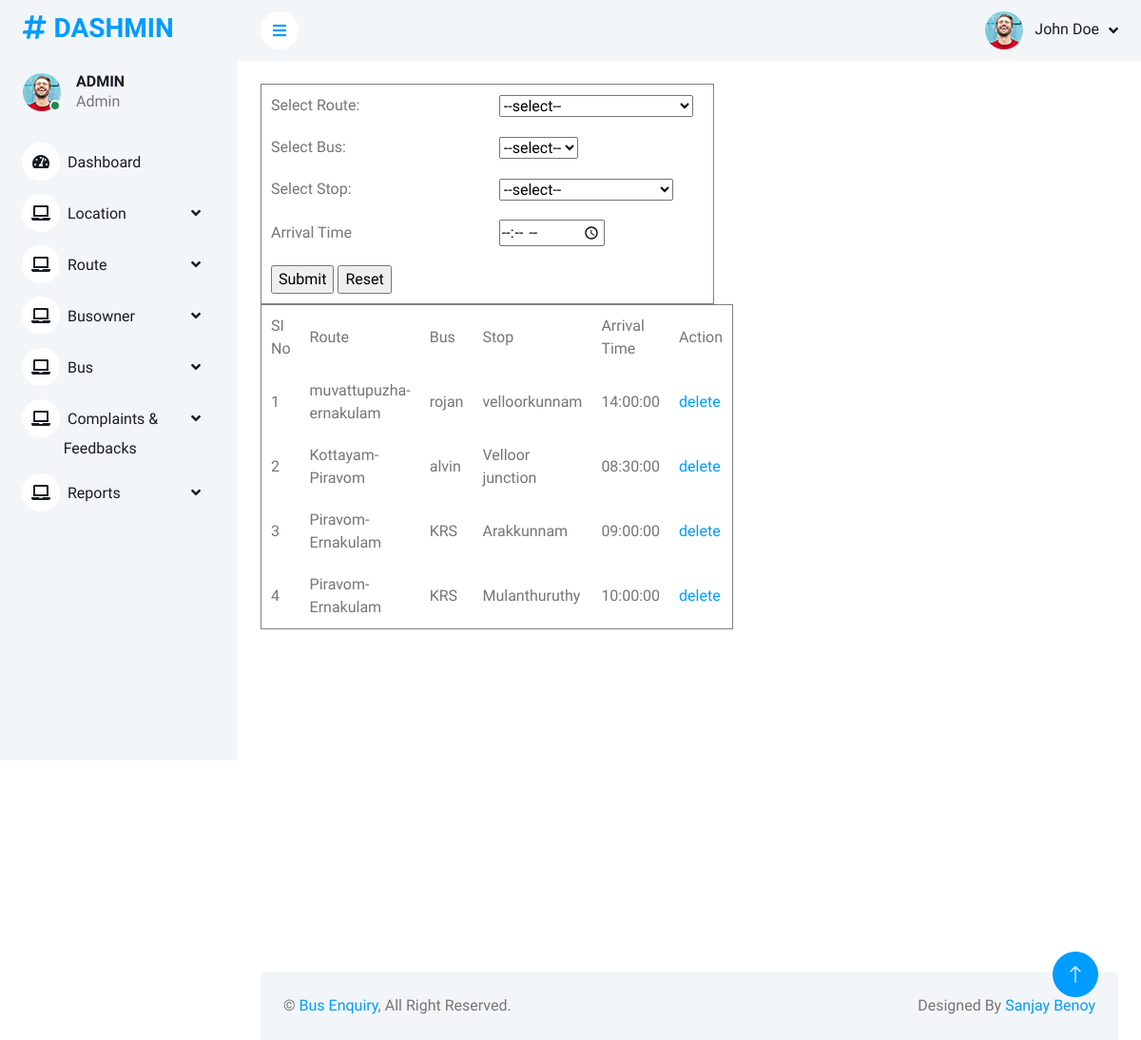
Page /PROJECT/ADMIN/BusTime.php (signed in) on the committed database.
### tables this page shows
CREATE TABLE `tbl_bustiming` (
  `bustime_id` int(11) NOT NULL,
  `bus_id` int(11) NOT NULL,
  `routestop_id` int(11) NOT NULL,
  `bus_time` time NOT NULL
);

CREATE TABLE `tbl_route` (
  `route_id` int(11) NOT NULL,
  `route_name` varchar(40) NOT NULL,
  `route_frmplace` int(11) NOT NULL,
  `route_toplace` int(11) NOT NULL
);

CREATE TABLE `tbl_busdetails` (
  `bus_id` int(11) NOT NULL,
  `bus_name` varchar(30) NOT NULL,
  `bus_regno` varchar(40) NOT NULL,
  `bus_photo` varchar(100) NOT NULL,
  `bus_status` int(11) NOT NULL,
  `bus_insno` int(11) NOT NULL,
  `bus_capacity` int(11) NOT NULL,
  `owner_id` int(11) NOT NULL,
  `route_id` int(11) NOT NULL,
  `bustype_id` int(11) NOT NULL
);

CREATE TABLE `tbl_routestop` (
  `routestop_id` int(11) NOT NULL,
  `route_id` int(11) NOT NULL,
  `bus_id` int(11) NOT NULL,
  `routestop_name` varchar(40) NOT NULL
);

### PROJECT/ADMIN/BusTime.php (the view, shortened to what this page needs)
<!DOCTYPE html PUBLIC "-//W3C//DTD XHTML 1.0 Transitional//EN" "http://www.w3.org/TR/xhtml1/DTD/xhtml1-transitional.dtd">
<html xmlns="http://www.w3.org/1999/xhtml">
<head>
</head>
<body>
  <?php
include("head.php");
     include("../Assets/Connection/Connection.php");
		?>
	<form id="form1" name="form1" method="post" action="">
	<table width="477" border="1" cellpadding="10">
	<tr>
		<td width="229">Select Route:</td>
		<td width="196"><select name="sel_route" id="sel_route" onchange="getRoute(this.value),getStop(this.value)">
		<option>--select--</option>
    </select></td>
  </tr>
  <tr>
    <td>Select Bus:</td>
    <td><select name="sel_bus" id="sel_bus">
    <option>--select--</option>
    </select></td>
  </tr>
  <tr>
    <td>Select Stop:</td>
    <td><select name="sel_stop" id="sel_stop">
    <option>--select--</option>
    </select></td>
  </tr>
  <tr>
    <td>Arrival Time</td>
    <td>
      <input type="time" name="txt_arrtime" id="txt_arrtime">
   </td>
  </tr>
  <tr>
    <td colspan="2">
      <input type="submit" name="btn_submit" id="btn_submit" value="Submit">
      <input type="reset" name="btn_reset" id="btn_reset" value="Reset">
    </td>
  </tr>
</table>
<table width="477" border="1" cellpadding="10">
<tr>
<td>SI No</td>
<td>Route</td>
<td>Bus</td>
<td>Stop</td>
<td>Arrival Time</td>
<td>Action</td>
</tr>
<?php
  $selqry1="select * from tbl_bustiming a inner join tbl_busdetails b on a.bus_id=b.bus_id inner join tbl_routestop d on a.routestop_id=d.routestop_id inner join tbl_route e on d.route_id=e.route_id";
     $row=$con->query($selqry1);
  $i=0;
  while($result=$row->fetch_assoc())
  {
	  $i++;
	  ?>
  <tr>
   <td><?php echo $i;?></td>
   <td><?php echo $result["route_name"];?></td>
   <td><?php echo $result["bus_name"]?></td>
   <td><?php echo $result["routestop_name"];?></td>
   <td><?php echo $result["bus_time"];?></td>
   <td><a href="BusTime.php?did=<?php echo $result["bustime_id"]?>">delete</a></td>
  </tr>
  <?php
 }
  ?>
  </table>
</form>
    </body>
    <?php
include("Foot.php");
?>
</html>

### PROJECT/ADMIN/css/style.css (style rules this page uses)
:root { --primary: #009CFF; --light: #F3F6F9; --dark: #191C24; }

### rows in the picture
tbl_bustiming: tbl_route.route_name "muvattupuzha-ernakulam", bus.bus_name "rojan", routestop.routestop_name "velloorkunnam", bus_time "14:00:00"
tbl_bustiming: tbl_route.route_name "Kottayam-Piravom", bus.bus_name "alvin", routestop.routestop_name "Velloor junction", bus_time "08:30:00"
tbl_bustiming: tbl_route.route_name "Piravom-Ernakulam", bus.bus_name "KRS", routestop.routestop_name "Arakkunnam", bus_time "09:00:00"
tbl_bustiming: tbl_route.route_name "Piravom-Ernakulam", bus.bus_name "KRS", routestop.routestop_name "Mulanthuruthy", bus_time "10:00:00"
